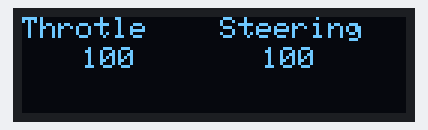
The sketch below on a simulated Arduino Uno, built with avr-gcc and run on an emulated ATmega328P. Parts: 128×32 one-colour display.

Above: at 0.1 s.

The sketch:

testdisplay.ino
```cpp
#include <SPI.h>
#include <Wire.h>
#include <Adafruit_GFX.h>
#include <Adafruit_SSD1306.h>


Adafruit_SSD1306 display = Adafruit_SSD1306(128, 32);

void setup() {
  Serial.begin(9600);
  display.begin(SSD1306_SWITCHCAPVCC, 0x3C);
  display.clearDisplay();
  display.setTextSize(1);
  display.setTextColor(SSD1306_WHITE);
  display.setCursor(0,0);
  display.print("Throtle    Steering");
  display.setCursor(20,10);
  display.print("100");
 display.setCursor(80,10);
  display.print("100");
  display.display();
}

void loop() {
    delay(10);
  display.display();
}
```
